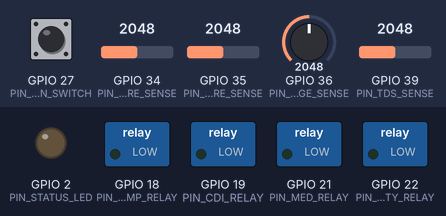
This sketch was run on a simulated ESP32. On the bench: switched loads named in the sketch (green lamp = pin HIGH), output pins drawn as LEDs (lit = HIGH). The test bench sets the inputs (shaded band); at power-on: GPIO 35 (PIN_TEMPERATURE_SENSE) = 2048, GPIO 36 (PIN_PV_VOLTAGE_SENSE) = 2048, GPIO 27 (PIN_DRY_RUN_SWITCH) HIGH, GPIO 34 (PIN_PRESSURE_SENSE) = 2048, GPIO 39 (PIN_TDS_SENSE) = 2048 (analog values on the 0–4095 scale). What the sketch prints to the serial monitor is not drawn.

Above: at 1.4 s.
1.5 s: GPIO 35 (PIN_TEMPERATURE_SENSE) set to 1354
3.0 s: GPIO 35 (PIN_TEMPERATURE_SENSE) set to 1302
6.0 s: GPIO 36 (PIN_PV_VOLTAGE_SENSE) set to 2556
9.0 s: GPIO 36 (PIN_PV_VOLTAGE_SENSE) set to 2603
At 11.4 s:
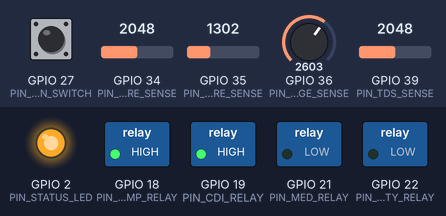
11.8 s: GPIO 36 (PIN_PV_VOLTAGE_SENSE) set to 2753
14.8 s: GPIO 36 (PIN_PV_VOLTAGE_SENSE) set to 2803
At 17.3 s:
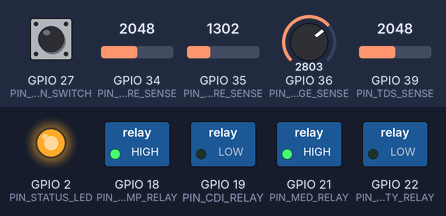
Timing chart, 0 to 18.6 s (numbered marks = the images above; inputs shaded):
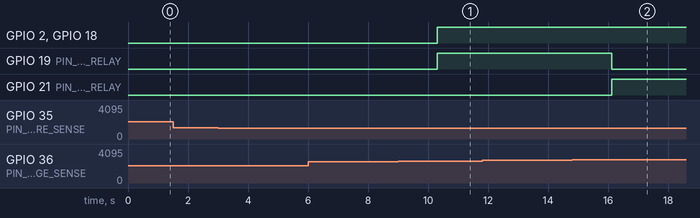

Measured:
- the behaviour switches between 2602 and 2603 on GPIO 36 (PIN_PV_VOLTAGE_SENSE) (found by bisection; images 0 and 1)
- the behaviour switches between 2802 and 2803 on GPIO 36 (PIN_PV_VOLTAGE_SENSE) (found by bisection; images 1 and 2)
- after the input at 1.5 s, every drawn part: stays the same
- after the input at 3.0 s, every drawn part: stays the same
- after the input at 6.0 s, every drawn part: stays the same
- after the input at 9.0 s, GPIO 2 (PIN_STATUS_LED), GPIO 18 (PIN_PUMP_RELAY), GPIO 19 (PIN_CDI_RELAY): LOW → HIGH after 1.3 s
- after the input at 11.8 s, every drawn part: stays the same
- after the input at 14.8 s, GPIO 19 (PIN_CDI_RELAY): HIGH → LOW after 1.3 s; GPIO 21 (PIN_MED_RELAY): LOW → HIGH after 1.3 s

The sketch:

SovereigntyOne.ino
```cpp
#include <Arduino.h>

// Sovereignty One — ESP32 CDI/MED Hybrid Water System Controller
//
// Controls a Capacitive Deionization (CDI) + Membrane Electrodialysis (MED)
// hybrid water purification system.
//
// Features:
//  - Pump control (CDI / MED switching based on PV voltage & TDS thresholds)
//  - Anti-scaling polarity reversal (automatic scheduling)
//  - Safety interlocks (over-pressure, dry-run, temp limits)
//  - Serial telemetry (JSON output at 1 Hz)
//
// Pin assignments and thresholds configurable via #define constants below.

#define PIN_PUMP_RELAY             18
#define PIN_CDI_RELAY              19
#define PIN_MED_RELAY              21
#define PIN_POLARITY_RELAY         22
#define PIN_STATUS_LED             2

#define PIN_PV_VOLTAGE_SENSE       36
#define PIN_TDS_SENSE              39
#define PIN_PRESSURE_SENSE         34
#define PIN_TEMPERATURE_SENSE      35
#define PIN_DRY_RUN_SWITCH         27

#define RELAY_ACTIVE_HIGH          true
#define DRY_RUN_ACTIVE_LOW         true

#define ADC_MAX_COUNTS             4095.0f
#define ADC_REFERENCE_VOLTAGE      3.3f

#define PV_DIVIDER_RATIO           6.20f
#define TDS_SENSOR_SCALE_PPM_PER_V 1000.0f
#define PRESSURE_SENSOR_SCALE_KPA  100.0f
#define TEMP_SENSOR_SCALE_C_PER_V   100.0f
#define TEMP_SENSOR_OFFSET_C       -50.0f

#define PV_MIN_FOR_CDI_V           13.0f
#define PV_MIN_FOR_MED_V           14.0f
#define TDS_MIN_FOR_CDI_PPM        300.0f
#define TDS_MIN_FOR_MED_PPM        1200.0f

#define MAX_PRESSURE_KPA           300.0f
#define MAX_TEMPERATURE_C           55.0f
#define MIN_TEMPERATURE_C            0.0f

#define POLARITY_REVERSE_INTERVAL_MS  1800000UL  // 30 minutes = 1,800,000 ms; tune per feedwater chemistry.
#define POLARITY_REVERSE_DURATION_MS     3000UL
#define TELEMETRY_INTERVAL_MS           1000UL
#define CONTROL_LOOP_INTERVAL_MS          100UL

#define FILTER_ALPHA                    0.25f

enum SystemMode : uint8_t {
  MODE_OFF = 0,
  MODE_CDI,
  MODE_MED,
  MODE_FAULT
};

struct TelemetryState {
  float pvVoltage = 0.0f;
  float tdsPpm = 0.0f;
  float pressureKpa = 0.0f;
  float temperatureC = 0.0f;
  SystemMode mode = MODE_OFF;
  bool pumpEnabled = false;
  bool polarityReversing = false;
  bool faultActive = false;
  const char *faultReason = "none";
  unsigned long polarityReversalStartedAtMs = 0;
  unsigned long lastTelemetryAtMs = 0;
  unsigned long lastControlAtMs = 0;
  unsigned long lastPolarityReverseAtMs = 0;
};

TelemetryState state;

static inline void writeRelay(uint8_t pin, bool active) {
  const bool relayLevel = RELAY_ACTIVE_HIGH ? active : !active;
  digitalWrite(pin, relayLevel ? HIGH : LOW);
}

static float readScaledVoltage(uint8_t pin) {
  const float adc = static_cast<float>(analogRead(pin));
  return (adc / ADC_MAX_COUNTS) * ADC_REFERENCE_VOLTAGE;
}

static float smoothValue(float current, float sample) {
  if (current <= 0.0f) {
    return sample;
  }
  return current + (FILTER_ALPHA * (sample - current));
}

static float readPvVoltage() {
  return readScaledVoltage(PIN_PV_VOLTAGE_SENSE) * PV_DIVIDER_RATIO;
}

static float readTdsPpm() {
  return readScaledVoltage(PIN_TDS_SENSE) * TDS_SENSOR_SCALE_PPM_PER_V;
}

static float readPressureKpa() {
  return readScaledVoltage(PIN_PRESSURE_SENSE) * PRESSURE_SENSOR_SCALE_KPA;
}

static float readTemperatureC() {
  return (readScaledVoltage(PIN_TEMPERATURE_SENSE) * TEMP_SENSOR_SCALE_C_PER_V) +
         TEMP_SENSOR_OFFSET_C;
}

static bool dryRunDetected() {
  const int level = digitalRead(PIN_DRY_RUN_SWITCH);
  return DRY_RUN_ACTIVE_LOW ? (level == LOW) : (level == HIGH);
}

static const char *modeName(SystemMode mode) {
  switch (mode) {
    case MODE_CDI: return "CDI";
    case MODE_MED: return "MED";
    case MODE_FAULT: return "FAULT";
    case MODE_OFF:
    default: return "OFF";
  }
}

static bool shouldPumpBeEnabled(SystemMode mode) {
  return (mode == MODE_CDI || mode == MODE_MED) && !state.faultActive;
}

static bool evaluateSafety(float pressureKpa, float temperatureC, bool dryRun, const char **reason) {
  if (dryRun) {
    *reason = "dry_run";
    return false;
  }
  if (pressureKpa > MAX_PRESSURE_KPA) {
    *reason = "over_pressure";
    return false;
  }
  if (temperatureC > MAX_TEMPERATURE_C) {
    *reason = "temp_high";
    return false;
  }
  if (temperatureC < MIN_TEMPERATURE_C) {
    *reason = "temp_low";
    return false;
  }
  *reason = "none";
  return true;
}

static SystemMode selectMode(float pvVoltage, float tdsPpm) {
  if (pvVoltage >= PV_MIN_FOR_MED_V && tdsPpm >= TDS_MIN_FOR_MED_PPM) {
    return MODE_MED;
  }
  if (pvVoltage >= PV_MIN_FOR_CDI_V && tdsPpm >= TDS_MIN_FOR_CDI_PPM) {
    return MODE_CDI;
  }
  return MODE_OFF;
}

static void applyOutputs(SystemMode mode, bool polarityReversing) {
  const bool pumpOn = shouldPumpBeEnabled(mode);

  writeRelay(PIN_PUMP_RELAY, pumpOn);
  writeRelay(PIN_CDI_RELAY, mode == MODE_CDI);
  writeRelay(PIN_MED_RELAY, mode == MODE_MED);
  writeRelay(PIN_POLARITY_RELAY, polarityReversing);
  digitalWrite(PIN_STATUS_LED, pumpOn ? HIGH : LOW);

  state.pumpEnabled = pumpOn;
  state.mode = mode;
  state.polarityReversing = polarityReversing;
}

static void updatePolaritySchedule(unsigned long nowMs, SystemMode mode) {
  if (mode != MODE_MED || state.faultActive) {
    state.polarityReversing = false;
    state.lastPolarityReverseAtMs = nowMs;
    return;
  }

  if (!state.polarityReversing &&
      (nowMs - state.lastPolarityReverseAtMs) >= POLARITY_REVERSE_INTERVAL_MS) {
    state.polarityReversing = true;
    state.polarityReversalStartedAtMs = nowMs;
    return;
  }

  if (state.polarityReversing &&
      (nowMs - state.polarityReversalStartedAtMs) >= POLARITY_REVERSE_DURATION_MS) {
    state.polarityReversing = false;
    state.lastPolarityReverseAtMs = nowMs;
  }
}

static void publishTelemetry(unsigned long nowMs, const char *faultReason) {
  Serial.print(F("{\"ts_ms\":"));
  Serial.print(nowMs);
  Serial.print(F(",\"mode\":\""));
  Serial.print(modeName(state.mode));
  Serial.print(F("\",\"pv_v\":"));
  Serial.print(state.pvVoltage, 2);
  Serial.print(F(",\"tds_ppm\":"));
  Serial.print(state.tdsPpm, 1);
  Serial.print(F(",\"pressure_kpa\":"));
  Serial.print(state.pressureKpa, 1);
  Serial.print(F(",\"temp_c\":"));
  Serial.print(state.temperatureC, 1);
  Serial.print(F(",\"pump\":"));
  Serial.print(state.pumpEnabled ? 1 : 0);
  Serial.print(F(",\"reverse\":"));
  Serial.print(state.polarityReversing ? 1 : 0);
  Serial.print(F(",\"fault\":\""));
  Serial.print(faultReason);
  Serial.println(F("\"}"));
}

static void sampleInputs() {
  state.pvVoltage = smoothValue(state.pvVoltage, readPvVoltage());
  state.tdsPpm = smoothValue(state.tdsPpm, readTdsPpm());
  state.pressureKpa = smoothValue(state.pressureKpa, readPressureKpa());
  state.temperatureC = smoothValue(state.temperatureC, readTemperatureC());
}

void setup() {
  pinMode(PIN_PUMP_RELAY, OUTPUT);
  pinMode(PIN_CDI_RELAY, OUTPUT);
  pinMode(PIN_MED_RELAY, OUTPUT);
  pinMode(PIN_POLARITY_RELAY, OUTPUT);
  pinMode(PIN_STATUS_LED, OUTPUT);
  pinMode(PIN_DRY_RUN_SWITCH, INPUT_PULLUP);

  analogReadResolution(12);

  writeRelay(PIN_PUMP_RELAY, false);
  writeRelay(PIN_CDI_RELAY, false);
  writeRelay(PIN_MED_RELAY, false);
  writeRelay(PIN_POLARITY_RELAY, false);
  digitalWrite(PIN_STATUS_LED, LOW);

  Serial.begin(115200);
  delay(200);

  state.lastTelemetryAtMs = millis();
  state.lastControlAtMs = millis();
  state.lastPolarityReverseAtMs = millis();
}

void loop() {
  const unsigned long nowMs = millis();

  if ((nowMs - state.lastControlAtMs) >= CONTROL_LOOP_INTERVAL_MS) {
    state.lastControlAtMs = nowMs;

    sampleInputs();

    const bool dryRun = dryRunDetected();
    const char *faultReason = "none";
    const bool safetyOk = evaluateSafety(state.pressureKpa, state.temperatureC, dryRun, &faultReason);

    state.faultActive = !safetyOk;
    state.faultReason = faultReason;

    if (state.faultActive) {
      applyOutputs(MODE_FAULT, false);
    } else {
      const SystemMode requestedMode = selectMode(state.pvVoltage, state.tdsPpm);

      if (requestedMode != state.mode && requestedMode == MODE_MED) {
        // Start a fresh reversal interval whenever MED is re-enabled.
        state.polarityReversing = false;
        state.lastPolarityReverseAtMs = nowMs;
      }

      updatePolaritySchedule(nowMs, requestedMode);
      applyOutputs(requestedMode, state.polarityReversing);
    }
  }

  if ((nowMs - state.lastTelemetryAtMs) >= TELEMETRY_INTERVAL_MS) {
    state.lastTelemetryAtMs = nowMs;
    publishTelemetry(nowMs, state.faultReason);
  }
}
```
